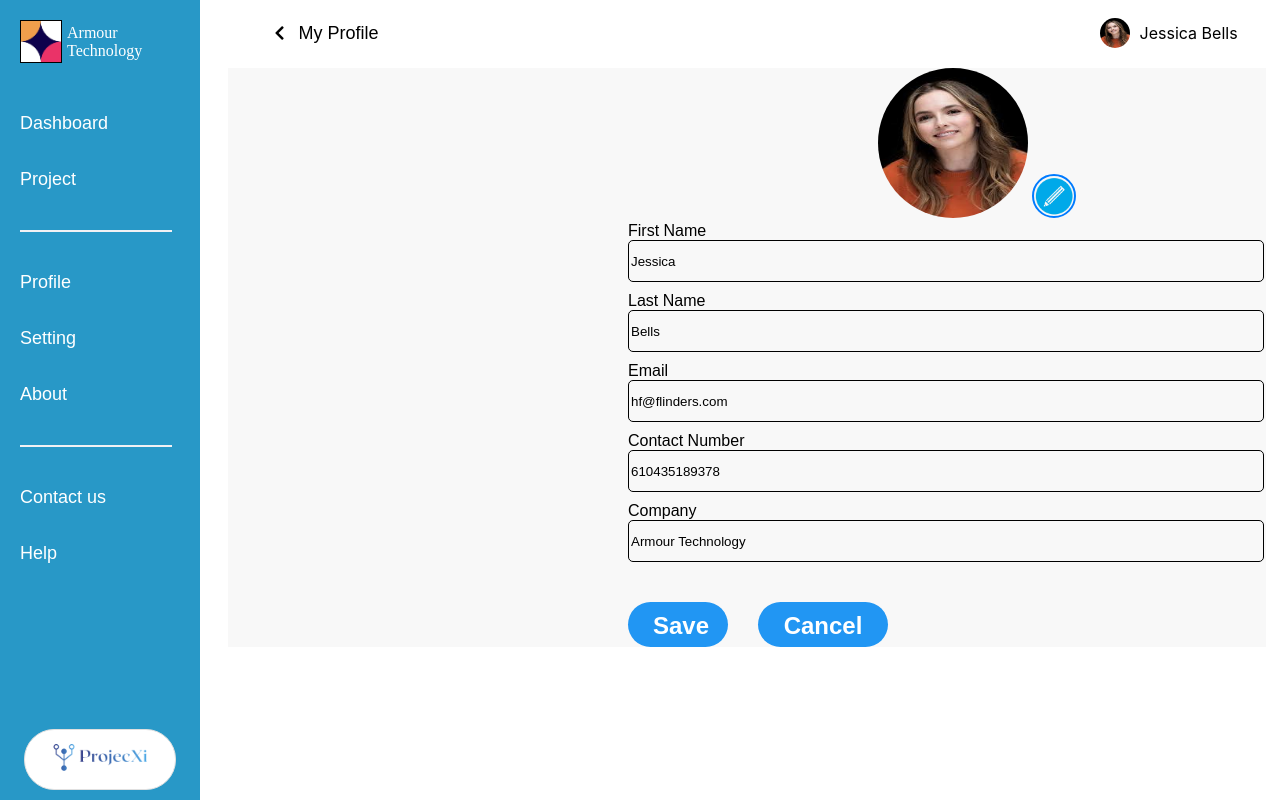
The page /php/profile.php (signed in) on the database its author committed.
### tables this page shows
CREATE TABLE users (
    userId INT AUTO_INCREMENT PRIMARY KEY,
    firstName VARCHAR(255) NOT NULL,
    lastName VARCHAR(255) NOT NULL,
    fullName VARCHAR(255) NOT NULL,
    email VARCHAR(255) UNIQUE NOT NULL,
    companyName VARCHAR(255),
    contactNumber VARCHAR(15),
    password VARCHAR(255) NOT NULL,
    avatar VARCHAR(255)
) AUTO_INCREMENT = 1;

### php/profile.php (the view, shortened to what this page needs)
<!DOCTYPE html>
<html lang="en">
<head>
    <link rel="stylesheet" href="../styles/profile.css" />
    <link rel="stylesheet" href="https://cdnjs.cloudflare.com/ajax/libs/font-awesome/5.15.1/css/all.min.css" />
</head>
<body>
    <?php
    include('../inc/dbconn.inc.php');
    $userEmail = $_SESSION['user_email'];
    $selectQuery = "SELECT * FROM users WHERE email='$userEmail'";
    $result = mysqli_query($conn, $selectQuery);
    $row = mysqli_fetch_assoc($result);
    $firstName = $row['firstName'];
    $lastName = $row['lastName'];
    $fullName = $row['fullName'];
    $email = $row['email'];
    $contactNumber = $row['contactNumber'];
    $companyName = $row['companyName'];
    ?>
    <div class="sidenav">
        <div class="sidenav-logo">
            <img src="../images/project-logo.png" />
            <span class="project-label">Armour<br />Technology</span>
        </div>
        <div class="menu">
            <div>
                <a class="menu-content">Dashboard</a>
            </div>
            <div>
                <a class="menu-content">Project</a>
            </div>
            <hr class="sidenav-line" />
            <div>
                <a class="menu-content">Profile</a>
            </div>
            <div>
                <a class="menu-content">Setting</a>
            </div>
            <div>
                <a class="menu-content">About</a>
            </div>
            <hr class="sidenav-line" />
            <div>
                <a class="menu-content">Contact us</a>
            </div>
            <div>
                <a class="menu-content">Help</a>
            </div>
        </div>
        <div class="logo">
            <img src="../images/logo.png" />
        </div>
    </div>
    <div class="main">
        <div class="topnav">
            <div class="back-container">
                <i class="fas fa-chevron-left"></i>
                <span> My Profile </span>
            </div>
            <div class="user-container">
                <img src="../images/jessica.jpeg" alt="Avatar" class="user-avatar" />
                <span class="user-name">
                    <?php
                    echo $fullName;
                    ?>
                </span>
            </div>
        </div>
        <div class="main-content">
            <div class="profile-pic">
                <img src="../images/jessica.jpeg" alt="Avatar" class="avatar-dispaly" />
                <label for="profilePictureInput" class="edit-profile-picture-button">
                    <img src="../images/edit-removebg-preview.png" alt="Edit Profile Picture">
                </label>
            </div>
            <div class="edit-content">
                <form method="POST" action="<?php echo $_SERVER['PHP_SELF']; ?>">
                    <div>
                        <div>
                            <label>First Name</label>
                        </div>
                        <div>
                            <input class="custom-input" type="text" id="first-name" name="name" value="<?php echo $firstName; ?>" required>
                        </div>
                    </div>
                    <div>
                        <div>
                            <label>Last Name</label>
                        </div>
                        <div>
                            <input class="custom-input" type="text" id="last-name" name="name" value="<?php echo $lastName; ?>" required>
                        </div>
                    </div>
                    <div>
                        <div>
                            <label>Email</label>
                        </div>
                        <div>
                            <input class="custom-input" type="email" id="signup-email" name="signup-email" value="<?php echo $email; ?>" required readonly>
                        </div>
                    </div>
                    <div>
                        <div>
                            <label>Contact Number</label>
                        </div>
                        <div>
                            <input class="custom-input" type="tel" id="contact-number" value="<?php echo $contactNumber; ?>" required>
                        </div>
                    </div>
                    <div>
                        <div>
                            <label>Company</label>
                        </div>
                        <div>
                            <input class="custom-input" type="text" id="company-name" name="company-name" value="<?php echo $companyName; ?>" required>
                        </div>
                    </div>
                    <div class="button">
                        <div class="save-button">
                            <button class="save-changes-button" id="save-changes">Save</button>
                        </div>
                        <div class="cancle-button">
                            <button class="cancle-changes-button" id="cancle-changes">Cancel</button>
                        </div>
                    </div>
                </form>
            </div>
        </div>
    </div>
</body>
</html>

### styles/profile.css (style rules this page uses)
body { background-color: white; }
.sidenav { height: 100%; width: 200px; position: fixed; z-index: 1; top: 0; left: 0; background-color: #2898c7; overflow-x: hidden; padding-top: 20px; color: white; }
.sidenav-logo { display: flex; align-items: center; }
.sidenav-logo img { width: 40px; height: auto; margin-left: 20px; border: 1px solid black; }
.project-label { font-family: 'Inria Sans'; font-weight: medium; margin-left: 5px; }
.sidenav-line { width: 150px; border: 1px solid #F1F1F4; margin: 40px 0px; }
.menu { justify-content: center; align-items: center; margin-left: 20px; margin-top: 50px; }
.menu-content { display: flex; align-items: center; color: white; font-family: Arial, Helvetica, sans-serif; font-size: large; text-decoration: none; margin: 35px 0px; }
.logo { position: absolute; bottom: 30px; left: 50%; transform: translateX(-50%); background-color: white; padding: 10px 20px; border: 1px solid #e0e0e0; border-radius: 30px; }
.logo img { width: 110px; height: auto; }
.topnav { display: flex; justify-content: space-between; align-items: center; overflow: hidden; background-color: white; width: 100%; height: 40px; margin-left: 0.1rem; margin-top: -10px; padding: 15px 25px; display: flex; }
.back-container { position: relative; margin-left: 20px; }
.back-container span { margin-right: 10px; font-size: large; margin-left: 10px; font-family: 'Inria Sans', sans-serif; }
.user-container { display: flex; align-items: center; margin-right: 45px; }
.user-avatar { width: 30px; height: 30px; border-radius: 50%; margin-right: 10px; }
.user-name { margin-right: 10px; font-size: medium; font-family: 'Inter', sans-serif; }
.main { margin-left: 220px; width: calc(100% - 220px); height: 100%; }
.main-content { height: 100%; font-family: 'Inria Sans', sans-serif; background-color: #f8f8f8; }
.avatar-dispaly { width: 150px; height: 150px; border-top: 80px; border-radius: 50%; }
.profile-pic { margin-left: 650px; }
.edit-profile-picture-button { display: inline-block; position: relative; overflow: hidden; width: 40px; height: 40px; border: 2px solid #007bff; border-radius: 50%; cursor: pointer; }
.edit-profile-picture-button img { width: 100%; height: 100%; object-fit: cover; }
.custom-input { width: 630px; height: 38px; background-color: #f8f8f8; border: black 1px solid; border-radius: 5px; margin-bottom: 10px; }
.edit-content { margin-left: 400px; }
.button { display: flex; }
.save-changes-button { font-size: x-large; font-weight: bolder; color: #fff; border: none; border-radius: 30px; background-color: #2196f3; padding: 10px 25px; width: 100px; height: 45px; margin: 30px 30px 0px 0px; }
.cancle-changes-button { font-size: x-large; font-weight: bolder; color: #fff; border: none; border-radius: 30px; background-color: #2196f3; padding: 10px 25px; width: 130px; height: 45px; margin: 30px 30px 0px 0px; }

### rows shown on the page
users: fullName "Jessica Bells", name "Jessica", name "Bells", signup-email "hf@flinders.com", contactNumber "610435189378", company-name "Armour Technology"
